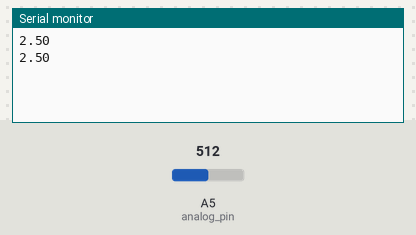
Recording of a sketch running on a simulated Arduino Uno, built with avr-gcc and run on an emulated ATmega328P. On the bench: the last lines printed to the serial monitor. The test bench sets the inputs (shaded band); at power-on: A5 (analog_pin) = 512.

Above: at 5.8 s.
5.9 s: A5 (analog_pin) set to 699
At 10.9 s:
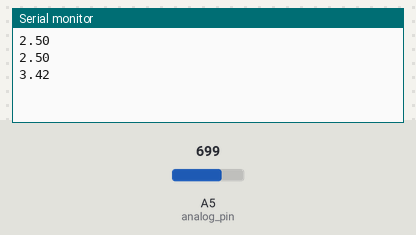
11.9 s: A5 (analog_pin) set to 716
At 16.0 s:
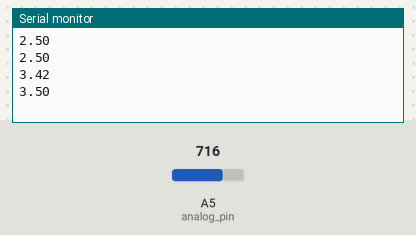
Timing chart, 0 to 17.5 s (numbered marks = the images above; inputs shaded):
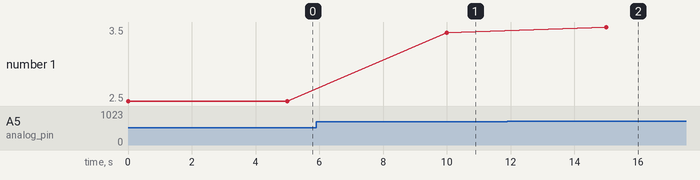

The sketch:

Sensor_Test.ino
```cpp
//Test Sensor

//Goal: To read analog voltage values from the sensor corresponding to pressure.
// Should = 1 atm assuming correct function

//sensor pin
const int analog_pin = A5;
float analog_output;
float voltage;
const int sup_voltage = 5; //5 volt from H bridge
const int p_min = 0; //0 pa min
const int p_max = 689.476; //in kpa (conversion from 100PSI)
float current_pressure = 0.0;


void setup() {
  // put your setup code here, to run once:
  //Start Serial
  Serial.begin(9600);
  pinMode(analog_pin, INPUT);
}

void loop() {
  // put your main code here, to run repeatedly:
  analog_output = analogRead(analog_pin);
  //Serial.println(analog_output);
  voltage = (analog_output *5 / 1023);
  Serial.println(voltage);
  current_pressure = ((p_max-p_min)*(voltage-(0.1*sup_voltage)))/(0.8*sup_voltage);
  //Serial.println(current_pressure);

  delay(5000);


}
```

Measured:
- after the input at 5.9 s, the serial monitor: prints a new line after 4.1 s (image 1)
- after the input at 11.9 s, the serial monitor: prints a new line after 3.1 s (image 2)
- plotted number 1: 2.5 → 3.42 after the input at 5.9 s, 3.42 → 3.5 after the input at 11.9 s
